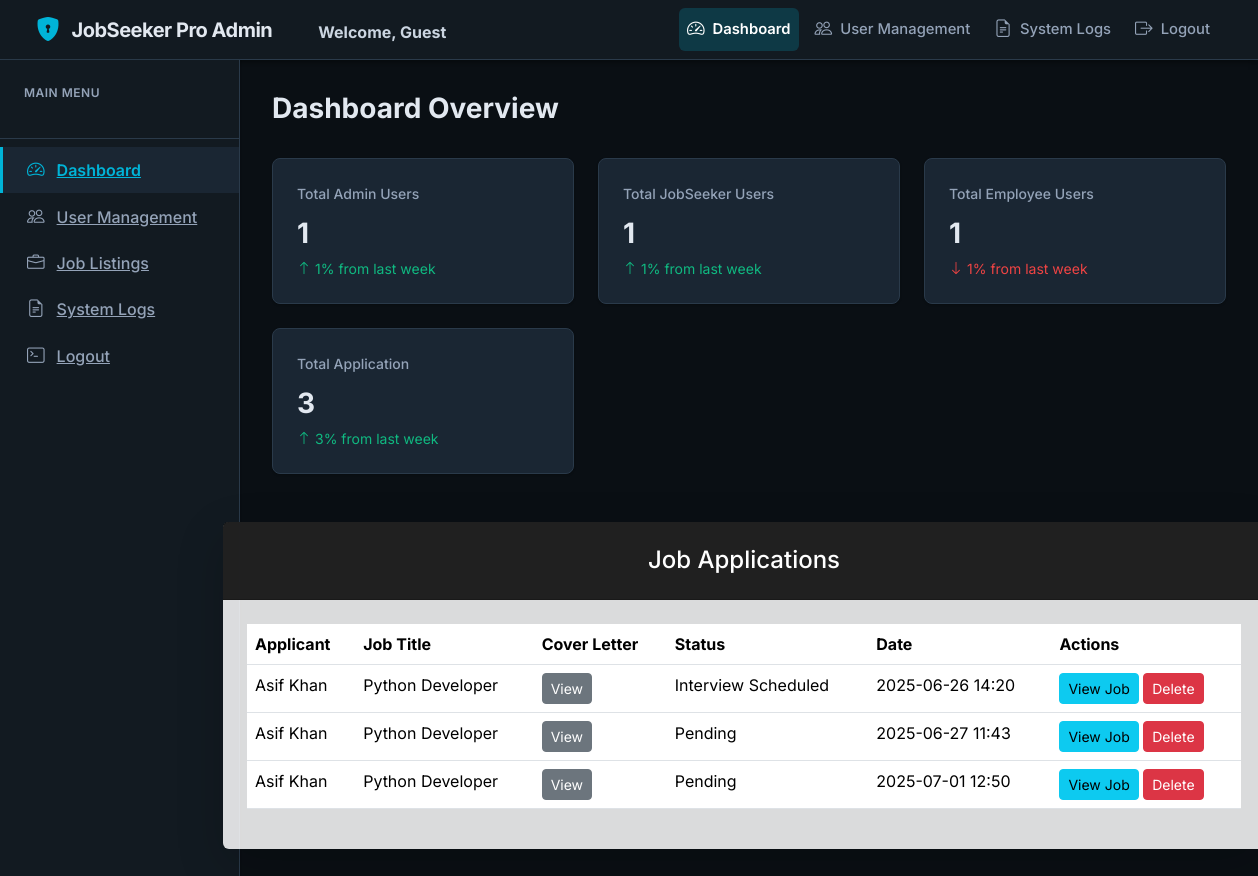
Screenshot of /job_application_list1/ with the database file from the repository.
### Job_App/models.py (models this page shows, shortened)
class JobApplication(models.Model):
    STATUS_CHOICES = [
        ('PENDING', 'Pending'),
        ('REVIEWED', 'Reviewed'),
        ('INTERVIEW_SCHEDULED', 'Interview Scheduled'),
        ('ACCEPTED', 'Accepted'),
        ('REJECTED', 'Rejected'),
    ]
    job = models.ForeignKey(Job, on_delete=models.CASCADE, related_name='applications')
    applicant = models.ForeignKey(User, on_delete=models.CASCADE, related_name='job_applications')
    application_date = models.DateTimeField(auto_now_add=True)
    cover_letter = models.TextField(blank=True)
    status = models.CharField(max_length=20, choices=STATUS_CHOICES, default='PENDING')
    resume = models.FileField(upload_to='application_resumes/')

class User(AbstractUser):
    ROLE_CHOICES = [
        ('JOB_SEEKER', 'Job Seeker'),
        ('EMPLOYER', 'Employer'),
        ('ADMIN', 'Admin'),
    ]
    role = models.CharField(max_length=20, choices=ROLE_CHOICES)
    phone_number = models.CharField(max_length=15, blank=True, null=True)
    profile_picture = models.ImageField(upload_to='profile_pics/', blank=True, null=True)
    bio = models.TextField(blank=True)

class Job(models.Model):
    JOB_TYPE_CHOICES = [
        ('FULL_TIME', 'Full Time'),
        ('PART_TIME', 'Part Time'),
        ('CONTRACT', 'Contract'),
        ('INTERNSHIP', 'Internship'),
        ('REMOTE', 'Remote'),
    ]
    title = models.CharField(max_length=100)
    description = models.TextField()
    company = models.ForeignKey(Company, on_delete=models.CASCADE, related_name='jobs')
    location = models.CharField(max_length=100)
    skills_required = models.ManyToManyField(Skill)
    job_type = models.CharField(max_length=20, choices=JOB_TYPE_CHOICES)
    salary_range = models.CharField(max_length=100, blank=True)
    posted_by = models.ForeignKey(User, on_delete=models.CASCADE, related_name='posted_jobs')
    posted_date = models.DateTimeField(auto_now_add=True)
    expiration_date = models.DateField()
    is_active = models.BooleanField(default=True)

### Job_App/views.py (the view)
# urls.py: path('job_application_list1/',my_view.job_application_list1,name='job_application_list1'),
def job_application_list1(request):
    applications = JobApplication.objects.select_related('job', 'applicant').all()
    users=User.objects.filter(role='JOB_SEEKER')
    admin_qs     = User.objects.filter(role='ADMIN')
    employee_qs  = User.objects.filter(role='EMPLOYER')
    jobseeker_qs = User.objects.filter(role='JOB_SEEKER')
    applications = JobApplication.objects.select_related('job', 'applicant').all()
    context={
        'total_admin':     admin_qs.count(),     # ints only
        'total_employee':  employee_qs.count(),
        'total_jobseeker': jobseeker_qs.count(),
        'users':users,
        'applications': applications,
        'total_applications':applications.count()
    }
    return render(request, 'User_Admin/View_All_Application.html',context)

### templates/User_Admin/View_All_Application.html (shortened to what this page needs)
{% extends 'User_Admin/base.html' %}
{% load static %}
{% block content %}
<div class="container py-5" style="margin-left:140px; margin-top:-350px; width: calc(100% - 50px);">
    <div class="row">
        <div class="col-lg-12 col-md-12">
            <div class="card shadow-lg border-0 rounded-lg" style="background-color: rgba(255, 255, 255, 0.85);">
                <div class="card-header text-white text-center py-4" style="background-color: rgba(12, 12, 12, 0.9);">
                    <h4 class="mb-0">Job Applications</h4>
                </div>
                <div class="card-body p-4">
                    <div class="table-responsive">
                        <table class="table table-hover">
                            <thead style="background-color:black;color:white;">
                                <tr>
                                    <th>Applicant</th>
                                    <th>Job Title</th>
                                    <th>Cover Letter</th>
                                    <th>Status</th>
                                    <th>Date</th>
                                    <th>Actions</th>
                                </tr>
                            </thead>
                            <tbody>
                                {% for app in applications %}
                                <tr style="background-color:rgb(61, 9, 247);color:white;">
                                    <td>{{ app.applicant.username }}</td>
                                    <td>{{ app.job.title }}</td>
                                    <td>
                                        {% if app.cover_letter %}
                                            <button class="btn btn-secondary btn-sm" onclick="showCoverLetterModal('{{ app.cover_letter|escapejs }}')">View</button>
                                        {% else %}
                                            <span class="text-light">No Letter</span>
                                        {% endif %}
                                    </td>
                                    <td>{{ app.get_status_display }}</td>
                                    <td>{{ app.application_date|date:"Y-m-d H:i" }}</td>
                                    <td>
                                        <button class="btn btn-info btn-sm" onclick="showJobDetails({{ app.id }}, '{{ app.job.title|escapejs }}', '{{ app.job.description|escapejs }}', '{{ app.job.company_name|escapejs }}', '{{ app.job.location|escapejs }}', '{{ app.job.salary_range|escapejs }}')">View Job</button>
                                        <button class="btn btn-danger btn-sm" onclick="confirmDelete({{ app.id }})">Delete</button>
                                    </td>
                                </tr>
                                {% endfor %}
                            </tbody>
                        </table>
                    </div>
                </div>
            </div>
        </div>
    </div>
</div>
{% endblock %}

### templates/User_Admin/nav.html (style rules this page uses)
html, body { height: 100%; margin: 0; padding: 0; }
:root { --primary-500: #00b4d8; --primary-400: #0096c7; --primary-300: #0077b6; --primary-100: rgba(0, 180, 216, 0.1); --dark-900: #0a0f14; --dark-800: #121a21; --dark-700: #1a2633; --dark-600: #2a3a4a; --dark-500: #4b5565; --light-100: #e2e8f0; --light-200: #cbd5e1; --light-300: #94a3b8; --accent-green: #10b981; --accent-red: #ef4444; --accent-yellow: #f59e0b; --shadow-sm: 0 1px 2px 0 rgba(0, 0, 0, 0.25); --shadow-md: 0 4px 6px -1px rgba(0, 0, 0, 0.3), 0 2px 4px -1px rgba(0, 0, 0, 0.15); --shadow-lg: 0 10px 15px -3px rgba(0, 0, 0, 0.3), 0 4px 6px -2px rgba(0, 0, 0, 0.2); --radius-sm: 0.375rem; --radius-md: 0.5rem; --radius-lg: 1rem; --transition: all 0.2s cubic-bezier(0.4, 0, 0.2, 1); }
body { font-family: 'Inter', -apple-system, BlinkMacSystemFont, sans-serif; background-color: var(--dark-900); color: var(--light-200); line-height: 1.5; }

### rows the page displays
JobApplication: applicant.username "Asif Khan", job "Python Developer", status "Interview Scheduled", application_date "2025-06-26 14:20"
JobApplication: applicant.username "Asif Khan", job "Python Developer", status "Pending", application_date "2025-06-27 11:43"
JobApplication: applicant.username "Asif Khan", job "Python Developer", status "Pending", application_date "2025-07-01 12:50"

### other values shown
{{ total_admin }} "1"
{{ total_jobseeker }} "1"
{{ total_employee }} "1"
{{ total_applications }} "3"
